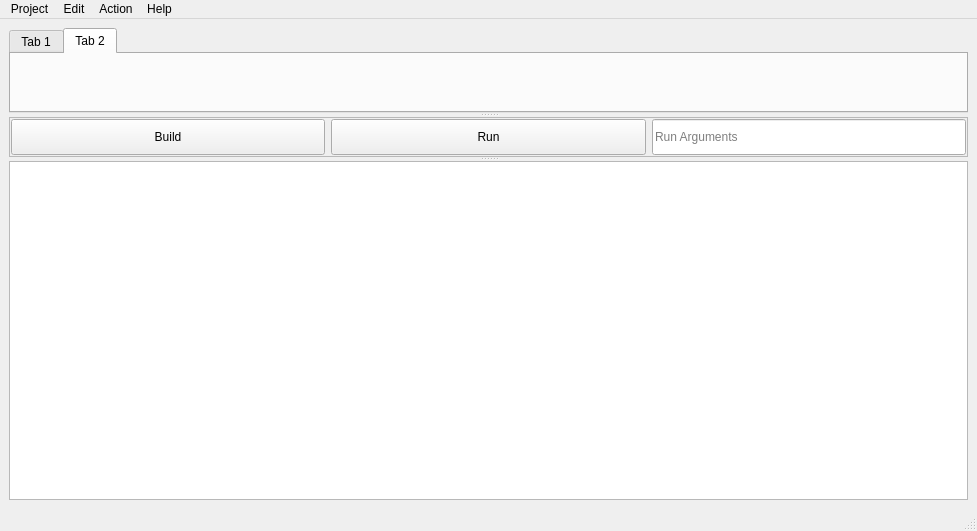
<?xml version="1.0" encoding="UTF-8"?>
<ui version="4.0">
 <class>MainWindow</class>
 <widget class="QMainWindow" name="MainWindow">
  <property name="geometry">
   <rect>
    <x>0</x>
    <y>0</y>
    <width>977</width>
    <height>531</height>
   </rect>
  </property>
  <property name="windowTitle">
   <string>MainWindow</string>
  </property>
  <widget class="QWidget" name="centralwidget">
   <property name="sizePolicy">
    <sizepolicy hsizetype="Expanding" vsizetype="Expanding">
     <horstretch>0</horstretch>
     <verstretch>0</verstretch>
    </sizepolicy>
   </property>
   <layout class="QVBoxLayout" name="verticalLayout">
    <item>
     <widget class="QSplitter" name="splitter">
      <property name="orientation">
       <enum>Qt::Vertical</enum>
      </property>
      <property name="childrenCollapsible">
       <bool>false</bool>
      </property>
      <widget class="QTabWidget" name="tabWidget">
       <property name="currentIndex">
        <number>1</number>
       </property>
       <widget class="QWidget" name="tab">
        <attribute name="title">
         <string>Tab 1</string>
        </attribute>
        <layout class="QHBoxLayout" name="horizontalLayout_2">
         <item>
          <widget class="QsciScintilla" name="textEdit">
           <property name="toolTip">
            <string/>
           </property>
           <property name="whatsThis">
            <string/>
           </property>
          </widget>
         </item>
        </layout>
       </widget>
       <widget class="QWidget" name="tab_2">
        <attribute name="title">
         <string>Tab 2</string>
        </attribute>
        <layout class="QHBoxLayout" name="horizontalLayout_3">
         <item>
          <widget class="QsciScintilla" name="textEdit_2">
           <property name="toolTip">
            <string/>
           </property>
           <property name="whatsThis">
            <string/>
           </property>
          </widget>
         </item>
        </layout>
       </widget>
      </widget>
      <widget class="QFrame" name="frame">
       <property name="sizePolicy">
        <sizepolicy hsizetype="Expanding" vsizetype="Fixed">
         <horstretch>0</horstretch>
         <verstretch>0</verstretch>
        </sizepolicy>
       </property>
       <property name="minimumSize">
        <size>
         <width>0</width>
         <height>40</height>
        </size>
       </property>
       <property name="maximumSize">
        <size>
         <width>16777215</width>
         <height>40</height>
        </size>
       </property>
       <property name="frameShape">
        <enum>QFrame::StyledPanel</enum>
       </property>
       <property name="frameShadow">
        <enum>QFrame::Raised</enum>
       </property>
       <layout class="QHBoxLayout" name="horizontalLayout">
        <property name="margin">
         <number>1</number>
        </property>
        <item>
         <widget class="QPushButton" name="pushButton">
          <property name="sizePolicy">
           <sizepolicy hsizetype="Minimum" vsizetype="Expanding">
            <horstretch>0</horstretch>
            <verstretch>0</verstretch>
           </sizepolicy>
          </property>
          <property name="text">
           <string>Build</string>
          </property>
          <property name="icon">
           <iconset theme="build" resource="../../resources/cs140adagide.qrc">
            <normaloff>:/icons/theme/build</normaloff>:/icons/theme/build</iconset>
          </property>
         </widget>
        </item>
        <item>
         <widget class="QPushButton" name="pushButton_2">
          <property name="sizePolicy">
           <sizepolicy hsizetype="Minimum" vsizetype="Expanding">
            <horstretch>0</horstretch>
            <verstretch>0</verstretch>
           </sizepolicy>
          </property>
          <property name="text">
           <string>Run</string>
          </property>
          <property name="icon">
           <iconset theme="run" resource="../../resources/cs140adagide.qrc">
            <normaloff>:/icons/theme/run</normaloff>:/icons/theme/run</iconset>
          </property>
         </widget>
        </item>
        <item>
         <widget class="QLineEdit" name="lineEdit">
          <property name="sizePolicy">
           <sizepolicy hsizetype="Preferred" vsizetype="Expanding">
            <horstretch>0</horstretch>
            <verstretch>0</verstretch>
           </sizepolicy>
          </property>
          <property name="placeholderText">
           <string>Run Arguments</string>
          </property>
         </widget>
        </item>
       </layout>
      </widget>
      <widget class="QTextEdit" name="textEdit_3"/>
     </widget>
    </item>
   </layout>
  </widget>
  <widget class="QMenuBar" name="menubar">
   <property name="geometry">
    <rect>
     <x>0</x>
     <y>0</y>
     <width>977</width>
     <height>21</height>
    </rect>
   </property>
   <widget class="QMenu" name="menuProject">
    <property name="title">
     <string>Project</string>
    </property>
    <addaction name="actionNewProject"/>
    <addaction name="actionOpen_Project"/>
    <addaction name="separator"/>
    <addaction name="actionNew_File"/>
    <addaction name="actionOpen_File"/>
    <addaction name="actionDelete_File"/>
    <addaction name="separator"/>
    <addaction name="actionSave"/>
    <addaction name="actionSave_As"/>
    <addaction name="actionSave_All"/>
    <addaction name="separator"/>
    <addaction name="actionClose_Project"/>
    <addaction name="actionQuit"/>
   </widget>
   <widget class="QMenu" name="menuEdit">
    <property name="title">
     <string>Edit</string>
    </property>
    <addaction name="actionUndo"/>
    <addaction name="actionRedo"/>
    <addaction name="separator"/>
    <addaction name="actionCut"/>
    <addaction name="actionCopy"/>
    <addaction name="actionPaste"/>
    <addaction name="actionSelect_All"/>
    <addaction name="separator"/>
    <addaction name="actionFind_Replace"/>
    <addaction name="actionGoto"/>
    <addaction name="separator"/>
    <addaction name="actionReformat"/>
   </widget>
   <widget class="QMenu" name="menuAction">
    <property name="title">
     <string>Action</string>
    </property>
    <addaction name="actionBuild"/>
    <addaction name="actionRun"/>
   </widget>
   <widget class="QMenu" name="menuHelp">
    <property name="title">
     <string>Help</string>
    </property>
    <addaction name="actionAbout"/>
   </widget>
   <addaction name="menuProject"/>
   <addaction name="menuEdit"/>
   <addaction name="menuAction"/>
   <addaction name="menuHelp"/>
  </widget>
  <widget class="QStatusBar" name="statusbar"/>
  <action name="actionNewProject">
   <property name="icon">
    <iconset theme="new-project" resource="../../resources/cs140adagide.qrc">
     <normaloff>:/icons/theme/new-project</normaloff>:/icons/theme/new-project</iconset>
   </property>
   <property name="text">
    <string>New Project</string>
   </property>
  </action>
  <action name="actionOpen_Project">
   <property name="icon">
    <iconset theme="open-project" resource="../../resources/cs140adagide.qrc">
     <normaloff>:/icons/theme/open-project</normaloff>:/icons/theme/open-project</iconset>
   </property>
   <property name="text">
    <string>Open Project</string>
   </property>
  </action>
  <action name="actionNew_File">
   <property name="icon">
    <iconset resource="../../resources/cs140adagide.qrc">
     <normaloff>:/icons/theme/new-file</normaloff>:/icons/theme/new-file</iconset>
   </property>
   <property name="text">
    <string>New File</string>
   </property>
  </action>
  <action name="actionOpen_File">
   <property name="text">
    <string>Open File</string>
   </property>
  </action>
  <action name="actionDelete_File">
   <property name="icon">
    <iconset theme="delete" resource="../../resources/cs140adagide.qrc">
     <normaloff>:/icons/theme/delete</normaloff>:/icons/theme/delete</iconset>
   </property>
   <property name="text">
    <string>Delete File</string>
   </property>
  </action>
  <action name="actionSave">
   <property name="icon">
    <iconset theme="about" resource="../../resources/cs140adagide.qrc">
     <normaloff>:/icons/theme/save</normaloff>:/icons/theme/save</iconset>
   </property>
   <property name="text">
    <string>Save</string>
   </property>
  </action>
  <action name="actionSave_All">
   <property name="text">
    <string>Save All</string>
   </property>
  </action>
  <action name="actionClose_Project">
   <property name="icon">
    <iconset theme="close" resource="../../resources/cs140adagide.qrc">
     <normaloff>:/icons/theme/close</normaloff>:/icons/theme/close</iconset>
   </property>
   <property name="text">
    <string>Close Project</string>
   </property>
  </action>
  <action name="actionQuit">
   <property name="icon">
    <iconset theme="quit" resource="../../resources/cs140adagide.qrc">
     <normaloff>:/icons/theme/quit</normaloff>:/icons/theme/quit</iconset>
   </property>
   <property name="text">
    <string>Quit</string>
   </property>
  </action>
  <action name="actionUndo">
   <property name="icon">
    <iconset theme="undo" resource="../../resources/cs140adagide.qrc">
     <normaloff>:/icons/theme/undo</normaloff>:/icons/theme/undo</iconset>
   </property>
   <property name="text">
    <string>Undo</string>
   </property>
  </action>
  <action name="actionRedo">
   <property name="icon">
    <iconset theme="redo" resource="../../resources/cs140adagide.qrc">
     <normaloff>:/icons/theme/redo</normaloff>:/icons/theme/redo</iconset>
   </property>
   <property name="text">
    <string>Redo</string>
   </property>
  </action>
  <action name="actionCut">
   <property name="icon">
    <iconset theme="cut" resource="../../resources/cs140adagide.qrc">
     <normaloff>:/icons/theme/cut</normaloff>:/icons/theme/cut</iconset>
   </property>
   <property name="text">
    <string>Cut</string>
   </property>
  </action>
  <action name="actionCopy">
   <property name="icon">
    <iconset theme="copy" resource="../../resources/cs140adagide.qrc">
     <normaloff>:/icons/theme/copy</normaloff>:/icons/theme/copy</iconset>
   </property>
   <property name="text">
    <string>Copy</string>
   </property>
  </action>
  <action name="actionPaste">
   <property name="icon">
    <iconset theme="select-all" resource="../../resources/cs140adagide.qrc">
     <normaloff>:/icons/theme/paste</normaloff>:/icons/theme/paste</iconset>
   </property>
   <property name="text">
    <string>Paste</string>
   </property>
  </action>
  <action name="actionSelect_All">
   <property name="icon">
    <iconset theme="select-all" resource="../../resources/cs140adagide.qrc">
     <normaloff>:/icons/theme/select-all</normaloff>:/icons/theme/select-all</iconset>
   </property>
   <property name="text">
    <string>Select All</string>
   </property>
  </action>
  <action name="actionFind_Replace">
   <property name="icon">
    <iconset theme="find-replace" resource="../../resources/cs140adagide.qrc">
     <normaloff>:/icons/theme/find-replace</normaloff>:/icons/theme/find-replace</iconset>
   </property>
   <property name="text">
    <string>Find/Replace</string>
   </property>
  </action>
  <action name="actionGoto">
   <property name="icon">
    <iconset theme="build" resource="../../resources/cs140adagide.qrc">
     <normaloff>:/icons/theme/reformat</normaloff>:/icons/theme/reformat</iconset>
   </property>
   <property name="text">
    <string>Goto Line</string>
   </property>
  </action>
  <action name="actionReformat">
   <property name="icon">
    <iconset theme="build" resource="../../resources/cs140adagide.qrc">
     <normaloff>:/icons/theme/reformat</normaloff>:/icons/theme/reformat</iconset>
   </property>
   <property name="text">
    <string>Reformat</string>
   </property>
  </action>
  <action name="actionBuild">
   <property name="icon">
    <iconset theme="build" resource="../../resources/cs140adagide.qrc">
     <normaloff>:/icons/theme/build</normaloff>:/icons/theme/build</iconset>
   </property>
   <property name="text">
    <string>Build</string>
   </property>
  </action>
  <action name="actionRun">
   <property name="icon">
    <iconset theme="about" resource="../../resources/cs140adagide.qrc">
     <normaloff>:/icons/theme/run</normaloff>:/icons/theme/run</iconset>
   </property>
   <property name="text">
    <string>Run</string>
   </property>
  </action>
  <action name="actionAbout">
   <property name="icon">
    <iconset theme="about" resource="../../resources/cs140adagide.qrc">
     <normaloff>:/icons/theme/about</normaloff>:/icons/theme/about</iconset>
   </property>
   <property name="text">
    <string>About</string>
   </property>
  </action>
  <action name="actionSave_As">
   <property name="icon">
    <iconset theme="about" resource="../../resources/cs140adagide.qrc">
     <normaloff>:/icons/theme/save-as</normaloff>:/icons/theme/save-as</iconset>
   </property>
   <property name="text">
    <string>Save As</string>
   </property>
  </action>
 </widget>
 <customwidgets>
  <customwidget>
   <class>QsciScintilla</class>
   <extends>QFrame</extends>
   <header>Qsci/qsciscintilla.h</header>
  </customwidget>
 </customwidgets>
 <resources>
  <include location="../../resources/cs140adagide.qrc"/>
 </resources>
 <connections/>
</ui>
